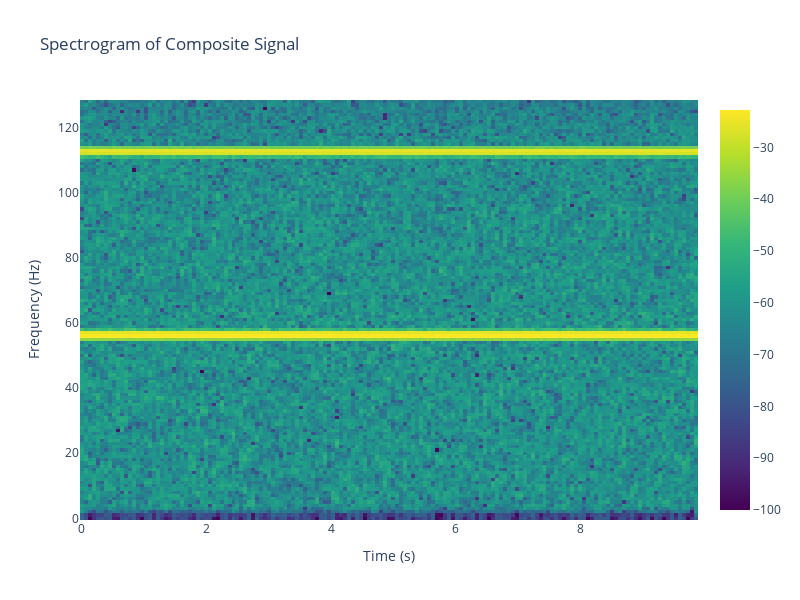

The notebook cell this image was saved under:
### Code cell
#spectrogram
F, T, Sxx, _ = ut.calc_spectrogram(composite_signal, fs, nperseg=1024, percent_overlap=0.5, window='hamming', remove_dc=20, crop_freq=1000)
Sxx = 10 * np.log10(Sxx + 1e-10)
fig = go.Figure(data=go.Heatmap(z=Sxx.T, x=T, y=np.arange(len(F)), colorscale='Viridis'))
fig.update_layout(title='Spectrogram of Composite Signal', xaxis_title='Time (s)', yaxis_title='Frequency (Hz)', height=600, width=800)
fig.show()

### Figure 1 — Plotly figure (JSON) as saved in the notebook; plotly's stock layout.template omitted (floating-point values rounded to 4 significant figures; data arrays with more than 128 entries replaced by an {"elided": "..."} marker saying what was removed)
{"data": [{"colorscale": [[0, "#440154"], [0.1111, "#482878"], [0.2222, "#3e4989"], [0.3333, "#31688e"], [0.4444, "#26828e"], [0.5556, "#1f9e89"], [0.6667, "#35b779"], [0.7778, "#6ece58"], [0.8889, "#b5de2b"], [1, "#fde725"]], "type": "heatmap", "x": {"elided": "155 float values"}, "y": {"elided": "129 int values"}, "z": {"elided": "129x155 float values"}}], "layout": {"height": 600, "title": {"text": "Spectrogram of Composite Signal"}, "width": 800, "xaxis": {"title": {"text": "Time (s)"}}, "yaxis": {"title": {"text": "Frequency (Hz)"}}}}
